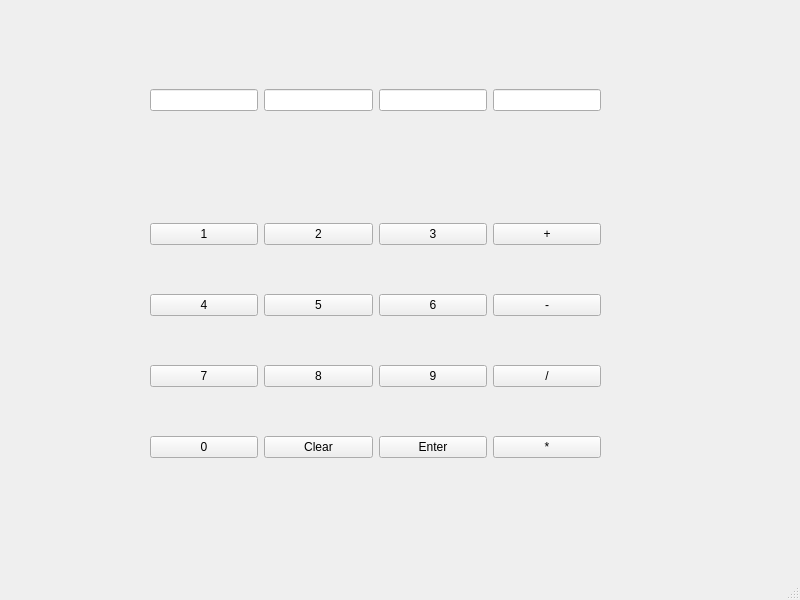
<?xml version="1.0" encoding="UTF-8"?>
<ui version="4.0">
 <class>MainWindow</class>
 <widget class="QMainWindow" name="MainWindow">
  <property name="geometry">
   <rect>
    <x>0</x>
    <y>0</y>
    <width>800</width>
    <height>600</height>
   </rect>
  </property>
  <property name="windowTitle">
   <string>MainWindow</string>
  </property>
  <widget class="QWidget" name="centralwidget">
   <widget class="QWidget" name="gridLayoutWidget">
    <property name="geometry">
     <rect>
      <x>150</x>
      <y>180</y>
      <width>451</width>
      <height>321</height>
     </rect>
    </property>
    <layout class="QGridLayout" name="gridLayout">
     <item row="1" column="1">
      <widget class="QPushButton" name="num5">
       <property name="text">
        <string>5</string>
       </property>
      </widget>
     </item>
     <item row="0" column="2">
      <widget class="QPushButton" name="num3">
       <property name="text">
        <string>3</string>
       </property>
      </widget>
     </item>
     <item row="3" column="2">
      <widget class="QPushButton" name="enterNappi">
       <property name="text">
        <string>Enter</string>
       </property>
      </widget>
     </item>
     <item row="2" column="0">
      <widget class="QPushButton" name="num7">
       <property name="text">
        <string>7</string>
       </property>
      </widget>
     </item>
     <item row="2" column="3">
      <widget class="QPushButton" name="jako2">
       <property name="text">
        <string>/</string>
       </property>
      </widget>
     </item>
     <item row="1" column="2">
      <widget class="QPushButton" name="num6">
       <property name="text">
        <string>6</string>
       </property>
      </widget>
     </item>
     <item row="2" column="1">
      <widget class="QPushButton" name="num8">
       <property name="text">
        <string>8</string>
       </property>
      </widget>
     </item>
     <item row="3" column="3">
      <widget class="QPushButton" name="kert3">
       <property name="text">
        <string>*</string>
       </property>
      </widget>
     </item>
     <item row="2" column="2">
      <widget class="QPushButton" name="num9">
       <property name="text">
        <string>9</string>
       </property>
      </widget>
     </item>
     <item row="1" column="3">
      <widget class="QPushButton" name="miin1">
       <property name="text">
        <string>-</string>
       </property>
      </widget>
     </item>
     <item row="0" column="3">
      <widget class="QPushButton" name="plus0">
       <property name="text">
        <string>+</string>
       </property>
      </widget>
     </item>
     <item row="1" column="0">
      <widget class="QPushButton" name="num4">
       <property name="text">
        <string>4</string>
       </property>
      </widget>
     </item>
     <item row="3" column="1">
      <widget class="QPushButton" name="clrNappi">
       <property name="text">
        <string>Clear</string>
       </property>
      </widget>
     </item>
     <item row="0" column="0">
      <widget class="QPushButton" name="num1">
       <property name="text">
        <string>1</string>
       </property>
      </widget>
     </item>
     <item row="3" column="0">
      <widget class="QPushButton" name="num0">
       <property name="text">
        <string>0</string>
       </property>
      </widget>
     </item>
     <item row="0" column="1">
      <widget class="QPushButton" name="num2">
       <property name="text">
        <string>2</string>
       </property>
      </widget>
     </item>
    </layout>
   </widget>
   <widget class="QWidget" name="horizontalLayoutWidget">
    <property name="geometry">
     <rect>
      <x>150</x>
      <y>50</y>
      <width>451</width>
      <height>101</height>
     </rect>
    </property>
    <layout class="QHBoxLayout" name="horizontalLayout">
     <item>
      <widget class="QLineEdit" name="ekaNro"/>
     </item>
     <item>
      <widget class="QLineEdit" name="laskuMerkki"/>
     </item>
     <item>
      <widget class="QLineEdit" name="tokaNro"/>
     </item>
     <item>
      <widget class="QLineEdit" name="kolmasNro"/>
     </item>
    </layout>
   </widget>
  </widget>
  <widget class="QMenuBar" name="menubar">
   <property name="geometry">
    <rect>
     <x>0</x>
     <y>0</y>
     <width>800</width>
     <height>26</height>
    </rect>
   </property>
  </widget>
  <widget class="QStatusBar" name="statusbar"/>
 </widget>
 <resources/>
 <connections/>
</ui>
